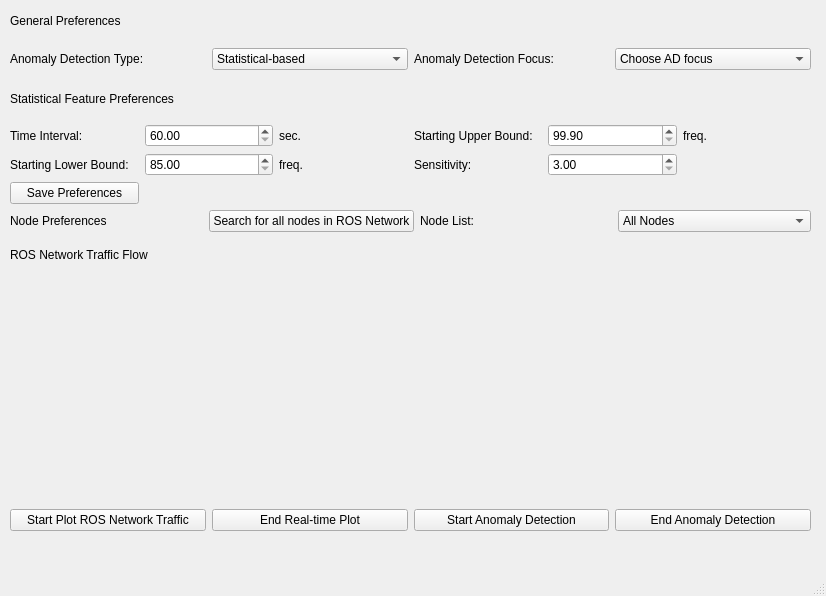
<?xml version="1.0" encoding="UTF-8"?>
<ui version="4.0">
 <class>MainWindow</class>
 <widget class="QMainWindow" name="MainWindow">
  <property name="geometry">
   <rect>
    <x>0</x>
    <y>0</y>
    <width>826</width>
    <height>596</height>
   </rect>
  </property>
  <property name="windowTitle">
   <string>MainWindow</string>
  </property>
  <widget class="QWidget" name="centralwidget">
   <widget class="QWidget" name="gridLayoutWidget">
    <property name="geometry">
     <rect>
      <x>10</x>
      <y>0</y>
      <width>801</width>
      <height>70</height>
     </rect>
    </property>
    <layout class="QGridLayout" name="gridLayout_1">
     <item row="1" column="0">
      <widget class="QLabel" name="label">
       <property name="text">
        <string>Anomaly Detection Type:</string>
       </property>
      </widget>
     </item>
     <item row="1" column="2">
      <widget class="QLabel" name="label_2">
       <property name="text">
        <string>Anomaly Detection Focus:</string>
       </property>
      </widget>
     </item>
     <item row="0" column="0">
      <widget class="QLabel" name="label_8">
       <property name="text">
        <string>General Preferences</string>
       </property>
      </widget>
     </item>
     <item row="1" column="1">
      <widget class="QComboBox" name="list_ADtypes">
       <item>
        <property name="text">
         <string>Statistical-based</string>
        </property>
       </item>
      </widget>
     </item>
     <item row="1" column="3">
      <widget class="QComboBox" name="list_NodevsNetwork">
       <item>
        <property name="text">
         <string>Choose AD focus</string>
        </property>
       </item>
       <item>
        <property name="text">
         <string>Node-based</string>
        </property>
       </item>
       <item>
        <property name="text">
         <string>Network-based</string>
        </property>
       </item>
      </widget>
     </item>
    </layout>
   </widget>
   <widget class="QWidget" name="gridLayoutWidget_2">
    <property name="geometry">
     <rect>
      <x>10</x>
      <y>80</y>
      <width>801</width>
      <height>124</height>
     </rect>
    </property>
    <layout class="QGridLayout" name="gridLayout_2">
     <item row="1" column="5">
      <widget class="QLabel" name="label_13">
       <property name="text">
        <string>freq.</string>
       </property>
      </widget>
     </item>
     <item row="1" column="1">
      <widget class="QDoubleSpinBox" name="spinbox_timeInterval">
       <property name="minimum">
        <double>60.000000000000000</double>
       </property>
      </widget>
     </item>
     <item row="2" column="1">
      <widget class="QDoubleSpinBox" name="spinbox_lowerLimit">
       <property name="minimum">
        <double>85.000000000000000</double>
       </property>
      </widget>
     </item>
     <item row="2" column="4">
      <widget class="QDoubleSpinBox" name="spinbox_sensitivity">
       <property name="minimum">
        <double>3.000000000000000</double>
       </property>
      </widget>
     </item>
     <item row="0" column="0" colspan="4">
      <widget class="QLabel" name="label_3">
       <property name="text">
        <string>Statistical Feature Preferences</string>
       </property>
      </widget>
     </item>
     <item row="2" column="2">
      <widget class="QLabel" name="label_14">
       <property name="text">
        <string>freq.</string>
       </property>
      </widget>
     </item>
     <item row="1" column="0">
      <widget class="QLabel" name="label_4">
       <property name="text">
        <string>Time Interval:</string>
       </property>
      </widget>
     </item>
     <item row="2" column="0">
      <widget class="QLabel" name="label_6">
       <property name="text">
        <string>Starting Lower Bound:</string>
       </property>
      </widget>
     </item>
     <item row="1" column="4">
      <widget class="QDoubleSpinBox" name="spinbox_upperLimit">
       <property name="minimum">
        <double>99.900000000000006</double>
       </property>
      </widget>
     </item>
     <item row="1" column="3">
      <widget class="QLabel" name="label_5">
       <property name="text">
        <string>Starting Upper Bound:</string>
       </property>
      </widget>
     </item>
     <item row="1" column="2">
      <widget class="QLabel" name="label_12">
       <property name="text">
        <string>sec.</string>
       </property>
      </widget>
     </item>
     <item row="2" column="3">
      <widget class="QLabel" name="label_7">
       <property name="text">
        <string>Sensitivity:</string>
       </property>
      </widget>
     </item>
     <item row="3" column="0">
      <widget class="QPushButton" name="pushButton">
       <property name="text">
        <string>Save Preferences</string>
       </property>
      </widget>
     </item>
    </layout>
   </widget>
   <widget class="QWidget" name="gridLayoutWidget_3">
    <property name="geometry">
     <rect>
      <x>10</x>
      <y>210</y>
      <width>801</width>
      <height>61</height>
     </rect>
    </property>
    <layout class="QGridLayout" name="gridLayout_3">
     <item row="1" column="0" colspan="2">
      <widget class="QLabel" name="label_11">
       <property name="text">
        <string>ROS Network Traffic Flow</string>
       </property>
      </widget>
     </item>
     <item row="0" column="1">
      <widget class="QPushButton" name="btn_sniffNetworkforNodes">
       <property name="text">
        <string>Search for all nodes in ROS Network</string>
       </property>
      </widget>
     </item>
     <item row="0" column="3">
      <widget class="QComboBox" name="combobox_nodeList">
       <item>
        <property name="text">
         <string>All Nodes</string>
        </property>
       </item>
       <item>
        <property name="text">
         <string>Node 1</string>
        </property>
       </item>
       <item>
        <property name="text">
         <string>Node 2</string>
        </property>
       </item>
      </widget>
     </item>
     <item row="0" column="2">
      <widget class="QLabel" name="label_10">
       <property name="text">
        <string>Node List:</string>
       </property>
      </widget>
     </item>
     <item row="0" column="0">
      <widget class="QLabel" name="label_9">
       <property name="text">
        <string>Node Preferences</string>
       </property>
      </widget>
     </item>
    </layout>
   </widget>
   <widget class="QWidget" name="horizontalLayoutWidget">
    <property name="geometry">
     <rect>
      <x>10</x>
      <y>500</y>
      <width>801</width>
      <height>41</height>
     </rect>
    </property>
    <layout class="QHBoxLayout" name="horizontalLayout">
     <item>
      <widget class="QPushButton" name="btn_startTraffic">
       <property name="text">
        <string>Start Plot ROS Network Traffic</string>
       </property>
      </widget>
     </item>
     <item>
      <widget class="QPushButton" name="btn_endTraffic">
       <property name="text">
        <string>End Real-time Plot</string>
       </property>
      </widget>
     </item>
     <item>
      <widget class="QPushButton" name="btn_startAD">
       <property name="text">
        <string>Start Anomaly Detection</string>
       </property>
      </widget>
     </item>
     <item>
      <widget class="QPushButton" name="btn_endAD">
       <property name="text">
        <string>End Anomaly Detection</string>
       </property>
      </widget>
     </item>
    </layout>
   </widget>
   <widget class="QWidget" name="gridLayoutWidget_4">
    <property name="geometry">
     <rect>
      <x>10</x>
      <y>280</y>
      <width>801</width>
      <height>211</height>
     </rect>
    </property>
    <layout class="QGridLayout" name="gridLayoutPlot" rowminimumheight="0"/>
   </widget>
  </widget>
  <widget class="QMenuBar" name="menubar">
   <property name="geometry">
    <rect>
     <x>0</x>
     <y>0</y>
     <width>826</width>
     <height>26</height>
    </rect>
   </property>
  </widget>
  <widget class="QStatusBar" name="statusbar"/>
 </widget>
 <resources/>
 <connections/>
</ui>
